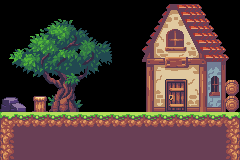

The image is a tile-based game level rendered from a .tmx file. Its description and complete source (layers, tilesets, objects, tile grids) follow:
An orthogonal 15x10 tile map with 16x16 px tiles, 2 tile layers (Behind, Main), 4 tilesets and 9 objects.

<map version="1.10" tiledversion="1.10.2" orientation="orthogonal" renderorder="right-down" width="15" height="10" tilewidth="16" tileheight="16" infinite="0" nextlayerid="7" nextobjectid="11">
 <tileset firstgid="1" source="boxsmasher/BoxSmasherObjects.tsx" />
 <tileset firstgid="365" source="boxsmasher/BoxSmasherTileSet.tsx" />
 <tileset firstgid="940" source="boxsmasher/door.tsx" />
 <tileset firstgid="941" source="boxsmasher/Boxes.tsx" />
 <layer id="1" name="Behind" width="15" height="10">
  <data encoding="csv">
0,0,0,0,0,0,0,0,46,47,48,49,50,51,52,
60,61,62,63,64,65,66,0,72,73,74,75,76,77,78,
86,87,88,89,90,91,92,0,98,99,100,101,102,103,104,
112,113,114,115,116,117,118,0,124,125,126,127,128,129,130,
138,139,140,141,142,143,144,0,150,151,152,153,154,155,156,
164,165,166,167,168,169,170,0,176,177,178,179,180,181,182,
184,185,625,193,194,195,196,0,202,203,204,205,206,207,208,
56,56,56,56,56,56,56,56,56,56,56,56,56,56,56,
56,56,56,56,56,56,56,56,56,56,56,56,56,56,56,
0,0,0,0,0,0,0,0,0,0,0,0,0,0,0
</data>
 </layer>
 <layer id="2" name="Main" width="15" height="10">
  <data encoding="csv">
0,0,0,0,0,0,0,0,0,0,0,0,0,0,0,
0,0,0,0,0,0,0,0,0,0,0,0,0,0,0,
0,0,0,0,0,0,0,0,0,0,0,0,0,0,0,
0,0,0,0,0,0,0,0,0,0,0,0,0,0,0,
0,0,0,0,0,0,0,0,0,0,0,0,0,0,0,
0,0,0,0,0,0,0,0,0,0,0,0,0,0,626,
0,0,0,0,0,0,0,0,0,0,0,0,0,0,626,
391,393,393,393,393,393,393,393,393,393,393,393,393,393,395,
441,443,443,443,443,443,443,443,443,443,443,443,443,443,445,
441,443,443,443,443,443,443,443,443,443,443,443,443,443,445
</data>
 </layer>
 <objectgroup id="4" name="ground">
  <object id="2" x="0" y="112" width="240" height="16" />
 </objectgroup>
 <objectgroup id="3" name="door">
  <object id="1" gid="940" x="164" y="112" width="22" height="33" />
 </objectgroup>
 <objectgroup id="6" name="trueBox">
  <object id="9" gid="941" x="108" y="100" width="16" height="16" />
 </objectgroup>
 <objectgroup id="5" name="Boxes">
  <object id="3" gid="941" x="100" y="112" width="16" height="16" />
  <object id="4" gid="941" x="109" y="112" width="16" height="16" />
  <object id="5" gid="941" x="118" y="112" width="16" height="16" />
  <object id="6" gid="941" x="106" y="96" width="16" height="16" />
  <object id="7" gid="941" x="118" y="96" width="16" height="16" />
  <object id="8" gid="941" x="111" y="80" width="16" height="16" />
 </objectgroup>
</map>
